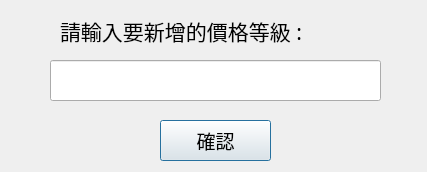
<?xml version="1.0" encoding="UTF-8"?>
<ui version="4.0">
 <class>Dialog_price</class>
 <widget class="QDialog" name="Dialog_price">
  <property name="geometry">
   <rect>
    <x>0</x>
    <y>0</y>
    <width>427</width>
    <height>172</height>
   </rect>
  </property>
  <property name="font">
   <font>
    <family>微軟正黑體</family>
    <pointsize>16</pointsize>
   </font>
  </property>
  <property name="windowTitle">
   <string>新增價格等級</string>
  </property>
  <widget class="QLabel" name="label_new_price">
   <property name="geometry">
    <rect>
     <x>60</x>
     <y>10</y>
     <width>321</width>
     <height>41</height>
    </rect>
   </property>
   <property name="text">
    <string>請輸入要新增的價格等級 :</string>
   </property>
  </widget>
  <widget class="QPushButton" name="button_new_price">
   <property name="geometry">
    <rect>
     <x>160</x>
     <y>120</y>
     <width>111</width>
     <height>41</height>
    </rect>
   </property>
   <property name="font">
    <font>
     <family>微軟正黑體</family>
     <pointsize>14</pointsize>
    </font>
   </property>
   <property name="text">
    <string>確認</string>
   </property>
  </widget>
  <widget class="QLineEdit" name="input_new_price">
   <property name="geometry">
    <rect>
     <x>50</x>
     <y>60</y>
     <width>331</width>
     <height>41</height>
    </rect>
   </property>
  </widget>
 </widget>
 <resources/>
 <connections/>
</ui>
